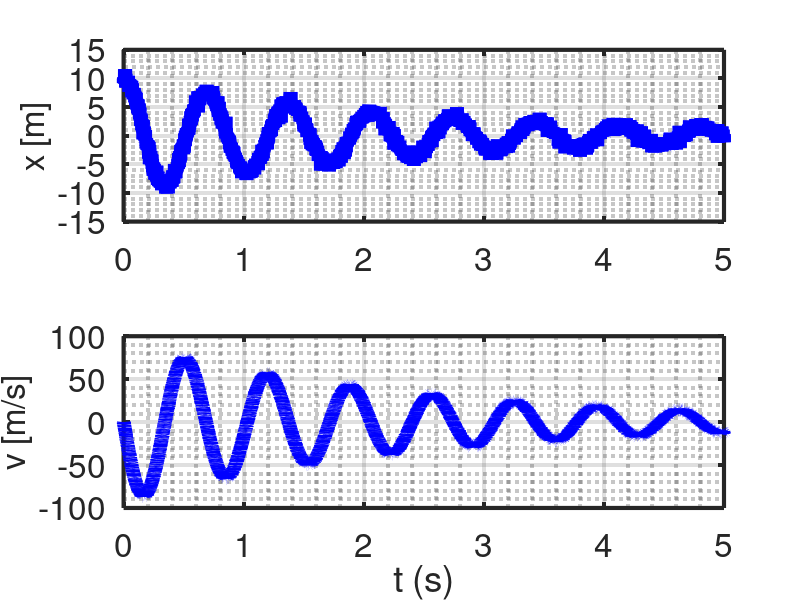
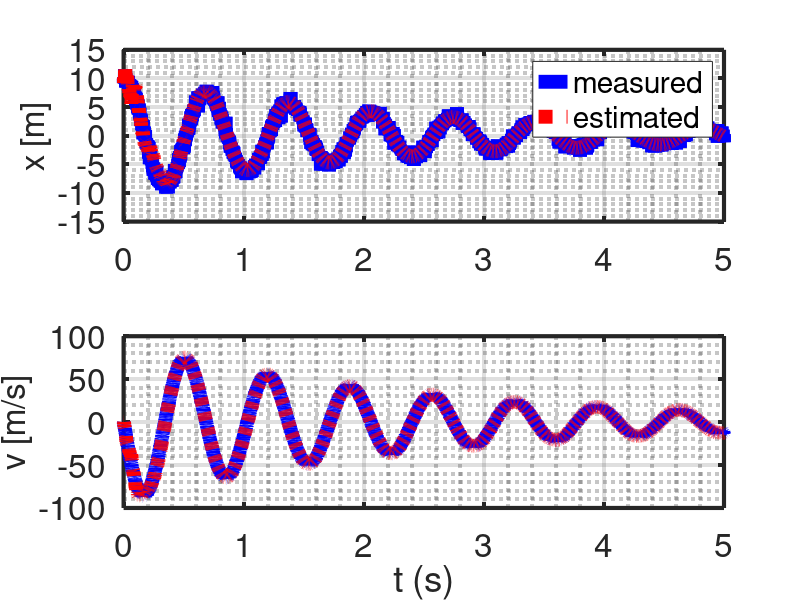
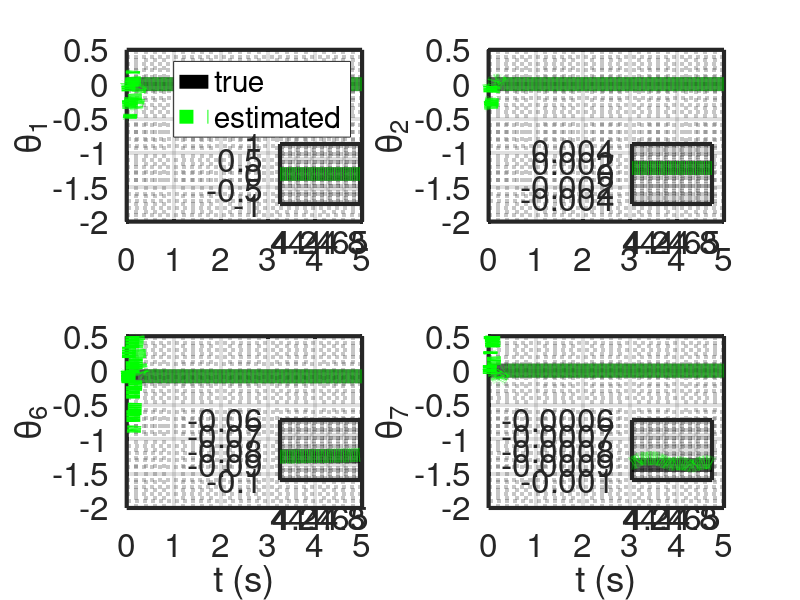

Write MATLAB code to recreate these figures, in order. (Note: this script raises an error after producing the figures.)
%% Research code by Agus Hasan
%% Paper: "WyNDA: A Method to Discover Mathematical Models of Dynamical Systems from Noisy Data" submitted for MethodsX.

clear;
clc;

load DATAMSD.mat;   % load measurement data from the actual system (mass-spring-damper system)

%% simulation horizon
tf  = 5;            % time horizon
dt  = 0.001;        % time step
t   = dt:dt:tf;     % time array

%% number of variables and coefficients
n = 2;              % number of measured state
r = 10;             % number of estimated parameters 

%% state initialization
x        = [DATAMSD(1,1);DATAMSD(2,1)];         % actual state initialization
xbar     = x;                                   % estimated state initialization
thetabar = zeros(r,1);                          % estimated parameter initialization

%% for plotting
xArray          = [];   % for plotting the actual state
xbarArray       = [];   % for plotting the estimated state
thetabarArray   = [];   % for plotting the estimated parameter

%% Initialization for estimator

lambdav = 0.995;        % define parameters for the adaptive observer algorithm
lambdat = 0.999;
Rx      = 1*eye(n);
Rt      = 1*eye(n);
Px      = 0.1*eye(n);
Pt      = 0.1*eye(r);
Gamma   = 1*zeros(n,r);

%% simulation
for i=1:(tf/dt)

    xArray         = [xArray x];                % data for plotting the actual state
    xbarArray      = [xbarArray xbar];          % data for plotting the estimated state
    thetabarArray  = [thetabarArray thetabar];  % data for plotting the estimated parameter
    
    y(1) = DATAMSD(1,i);                        % load the measurement data
    y(2) = DATAMSD(2,i);
    y = [y(1) y(2)]';

    Phi = [y(1) y(2) y(1)^2 y(2)^2 y(1)*y(2) zeros(5,1)';       % define the approximation function
           zeros(5,1)' y(1) y(2) y(1)^2 y(2)^2 y(1)*y(2)];
    
    % Estimation using adaptive observer
    Kx = Px*inv(Px+Rx);
    Kt = Pt*Gamma'*inv(Gamma*Pt*Gamma'+Rt);
    Gamma = (eye(n)-Kx)*Gamma;

    xbar = xbar+(Kx+Gamma*Kt)*(y-xbar);
    thetabar = thetabar-Kt*(y-xbar);

    xbar = xbar+Phi*thetabar;

    thetabar = thetabar;
    Px = (1/lambdav)*eye(n)*(eye(n)-Kx)*Px*eye(n);
    Pt = (1/lambdat)*(eye(r)-Kt*Gamma)*Pt;
    Gamma = eye(n)*Gamma-Phi;
end

%% Plotting the results

figure(1)
subplot(2,1,1)
plot(t,DATAMSD(1,:),'-b','LineWidth',10);
set(gca,'color','white','LineWidth',3,'FontSize',24)
grid on;
grid minor;
ylabel('x [m]','FontSize',24)
subplot(2,1,2)
plot(t,DATAMSD(2,:),'-b','LineWidth',10);
set(gca,'color','white','LineWidth',3,'FontSize',24)
grid on;
grid minor;
ylabel('v [m/s]','FontSize',24)
xlabel('t (s)')

figure(2)
subplot(2,1,1)
plot(t,DATAMSD(1,:),'-b','LineWidth',10);
hold on;
plot(t,xbarArray(1,:),':r','LineWidth',10);
set(gca,'color','white','LineWidth',3,'FontSize',24)
legend('measured','estimated')
grid on;
grid minor;
ylabel('x [m]','FontSize',24)
subplot(2,1,2)
plot(t,DATAMSD(2,:),'-b','LineWidth',10);
hold on;
plot(t,xbarArray(2,:),':r','LineWidth',10);
set(gca,'color','white','LineWidth',3,'FontSize',24)
grid on;
grid minor;
ylabel('v [m/s]','FontSize',24)
xlabel('t (s)')

figure(3)
subplot(2,2,1)
plot(t,(0)*ones(1,length(t))*dt,'-k','LineWidth',10);
hold on;
plot(t,thetabarArray(1,:),':g','LineWidth',10);
set(gca,'color','white','LineWidth',3,'FontSize',24)
legend('true','estimated')
xlim([0 tf])
ylim([-2 0.5])
grid on;
grid minor;
ylabel('\theta_1')
axes('Position',[.35 .66 .1 .1])
box on
plot(t,(0)*ones(1,length(t))*dt,'-k','LineWidth',10);
hold on;
plot(t,thetabarArray(1,:),':g','LineWidth',10);
xlim([tf-1 tf])
ylim([-1 1])
set(gca,'color','white','LineWidth',3,'FontSize',24)
grid on;
grid minor;
subplot(2,2,2)
plot(t,(1)*ones(1,length(t))*dt,'-k','LineWidth',10);
hold on;
plot(t,thetabarArray(2,:),':g','LineWidth',10);
set(gca,'color','white','LineWidth',3,'FontSize',24)
xlim([0 tf])
ylim([-2 0.5])
grid on;
grid minor;
ylabel('\theta_2')
axes('Position',[.79 .66 .1 .1])
box on
plot(t,(1)*ones(1,length(t))*dt,'-k','LineWidth',10);
hold on;
plot(t,thetabarArray(2,:),':g','LineWidth',10);
xlim([tf-1 tf])
ylim([-0.005 0.005])
set(gca,'color','white','LineWidth',3,'FontSize',24)
grid on;
grid minor;
subplot(2,2,3)
plot(t,(-84*dt)*ones(1,length(t)),'-k','LineWidth',10);
hold on;
plot(t,thetabarArray(6,:),':g','LineWidth',10);
set(gca,'color','white','LineWidth',3,'FontSize',24)
xlim([0 tf])
ylim([-2 0.5])
grid on;
grid minor;
ylabel('\theta_6')
xlabel('t (s)')
axes('Position',[.35 .2 .1 .1])
box on
plot(t,(-84*dt)*ones(1,length(t)),'-k','LineWidth',10);
hold on;
plot(t,thetabarArray(6,:),':g','LineWidth',10);
xlim([tf-1 tf])
ylim([-0.1 -0.06])
set(gca,'color','white','LineWidth',3,'FontSize',24)
grid on;
grid minor;
subplot(2,2,4)
plot(t,(-0.9*dt)*ones(1,length(t)),'-k','LineWidth',10);
hold on;
plot(t,thetabarArray(7,:),':g','LineWidth',10);
set(gca,'color','white','LineWidth',3,'FontSize',24)
ylim([-2 0.5])
xlim([0 tf])
grid on;
grid minor;
ylabel('\theta_7')
xlabel('t (s)')
axes('Position',[.79 .2 .1 .1])
box on
plot(t,(-0.9*dt)*ones(1,length(t)),'-k','LineWidth',10);
hold on;
plot(t,thetabarArray(7,:),':g','LineWidth',10);
xlim([tf-1 tf])
ylim([-0.001 -0.0006])
set(gca,'color','white','LineWidth',3,'FontSize',24)
grid on;
grid minor;

Coeff = round([thetabar(1:(r/n),end)'; thetabar((r/n)+1:r,end)'],3)
